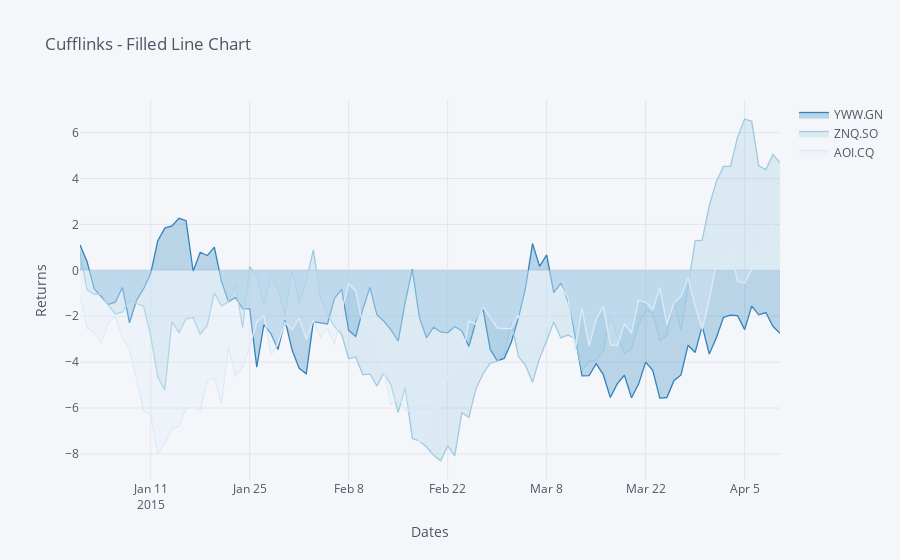

The notebook cell this image was saved under:
### Code cell
cf.datagen.lines(3).iplot(kind='scatter',xTitle='Dates',yTitle='Returns',title='Cufflinks - Filled Line Chart',
                         colorscale='-blues',fill=True)
